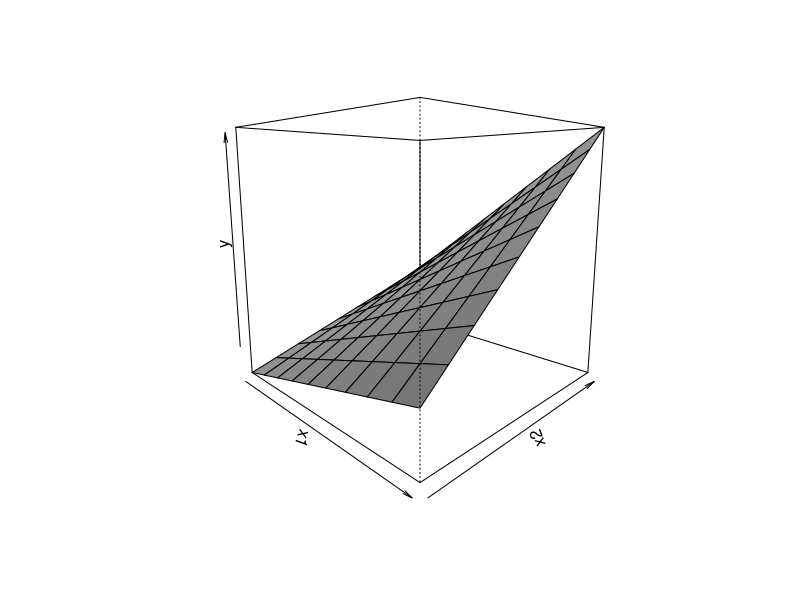
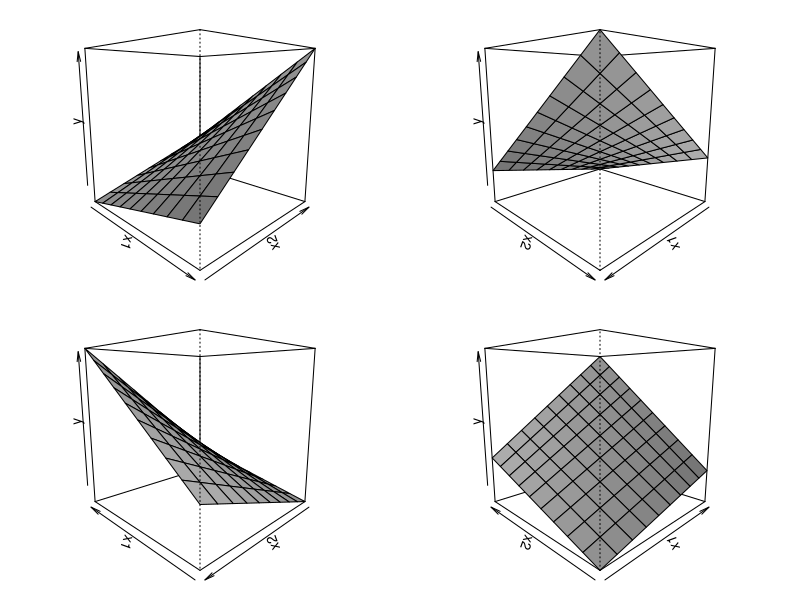
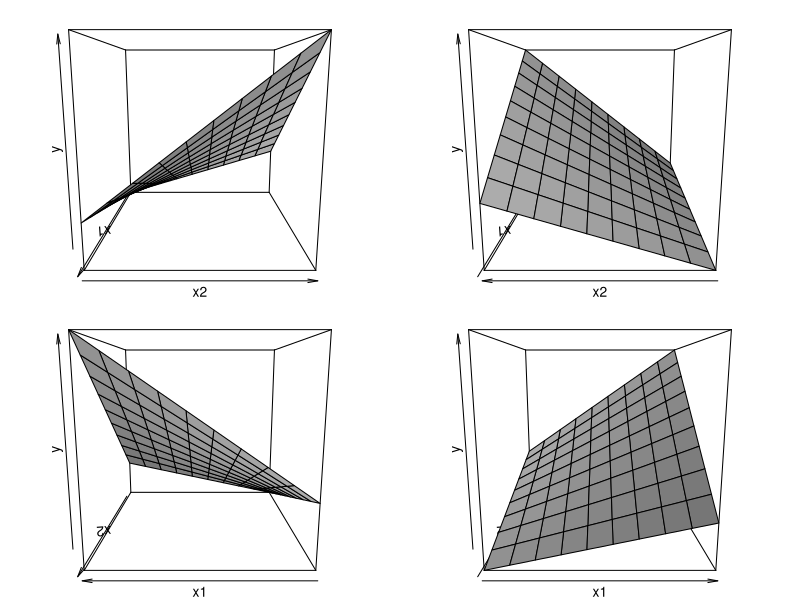
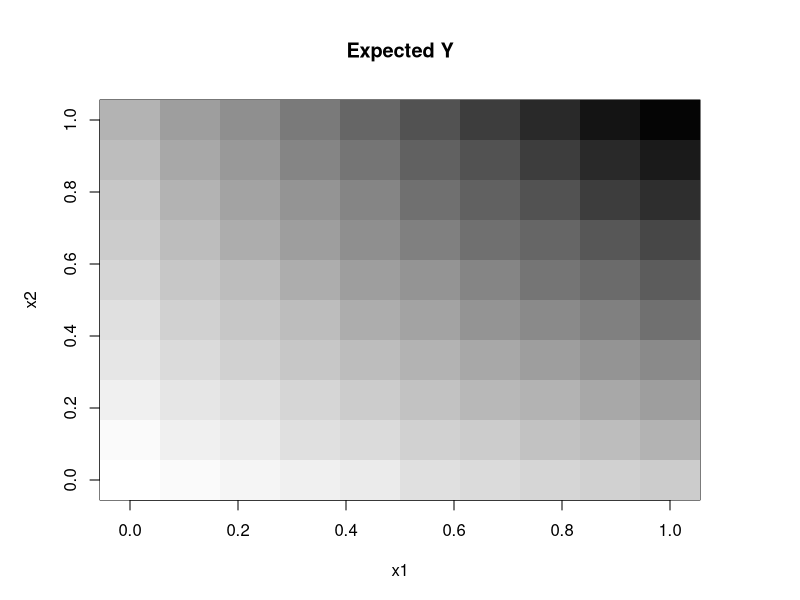
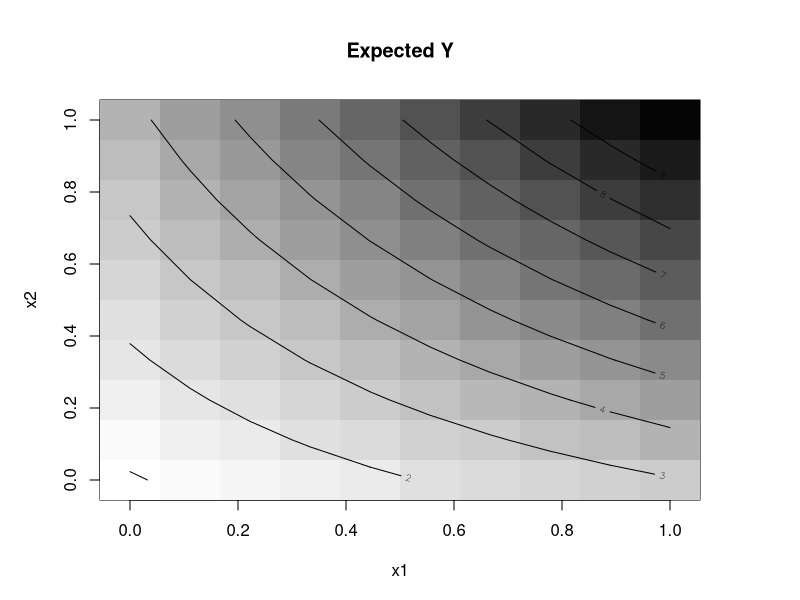
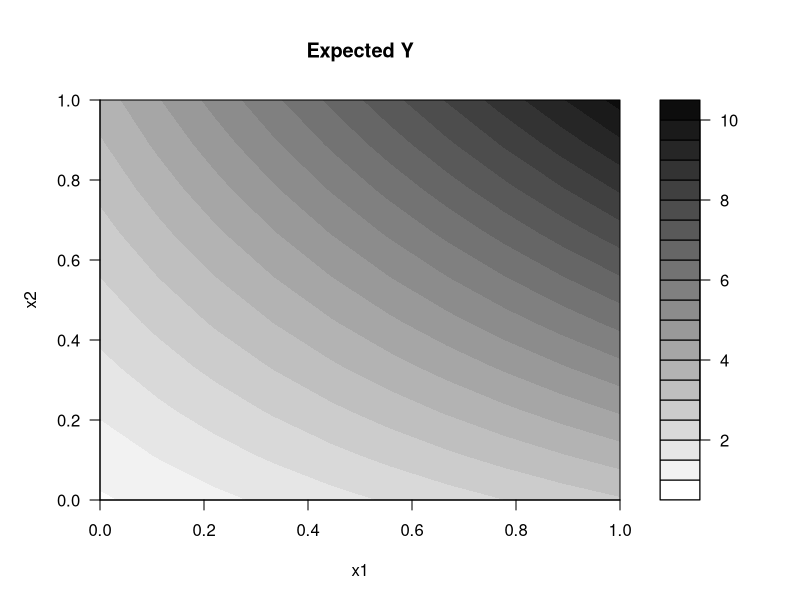

These charts were generated, in order, by the following R code:
#' # Interaction Plots #
#'
#' When we have continuous-by-continuous interactions in linear regression, it is impossible to directly interpret the coefficients on the interactions. It is actually just generally difficult to interpret these kinds of models. Often, a better approach is to translate one of the continuous variables into a factor and interpet the interaction-term coefficients on each level of that variable. Another approach is to visualize graphically. Both will give us the same inference.
#'
#' Note: While interaction plots can help make effects interpretable, one of their major downsides is an inability to effectively convey statistical uncertainty. For this reason (and some of the other disadvantages that will become clear below), I would recommend these plots only for data summary but not for inference or prediction, or publication.
#'
#' Let's start with some fake data:
set.seed(1)
x1 <- runif(100,0,1)
x2 <- sample(1:10,100,TRUE)/10
y <- 1 + 2*x1 + 3*x2 + 4*x1*x2 + rnorm(100)
#' We've built a model that has a strong interaction between `x1` and `x2`. We can model this as a continuous interaction:
m <- lm(y~x1*x2)
#' Alternatively, we can treat `x2` as a factor (because, while approximately continuous, it only takes on 10 discrete values):
m2 <- lm(y~x1*factor(x2))
#' Let's look at the output of both models and see if we can make sense of them:
summary(m)
summary(m2)
#' For our continuous-by-continuous interaction model, we have the interaction expressed as a single number: ~5.96. This doesn't tell us anything useful because its only interpretation is the additionaly expected value of `y` as an amount added to the intercept plus the coefficients on each covariate (but only for the point at which `x1==1` and `x2==1`). Thus, while we might be inclined to talk about this as an interaction term, it really isn't...it's just a mostly meaningless number.
#' In the second, continuous-by-factor model, things are more interpretable. Here our factor dummies for `x2` tell us the expected value of `y` (if added to the intercept) when `x1==0`. Similarly, the factor-"interaction" dummies tell us the expected value `y` (if added to the intercept and the coefficient on `x1`) when `x1==1`. These seem more interpretable.
#'
#' ## Three-Dimensional Interaction Plotting ##
#' Another approach to understanding continuous-by-continuous interaction terms is to plot them. We saw above that the continuous-by-factor model, while intretable, required a lot of numbers (in a large table) to communicate the relationships between `x1`, `x2`, and `y`. R offers a number of plotting functions to visualize these kinds of interaction "response surfaces".
#'
#' Let's start by estimating predicted values. Because by `x1` and `x2` are scaled [0,1], we'll just create a single vector of values on the 0-1 scale and use that for both of our prediction values.
nx <- seq(0,1,length.out=10)
#' The use of the `outer` function here is, again, a convenience because our input values are scaled [0,1]. Essentially, it builds a 10-by-10 matrix of input values and predicts `y` for each combination of `x1` and `x2`.
z <- outer(nx,nx, FUN=function(a,b) predict(m,data.frame(x1=a,x2=b)))
#' We can look at the `z` matrix to see what is going on:
z
#' All of the resulting functions require us to use this `z` matrix as the "height" of the plot at each combination of `x1` and `x2`. Sounds a little crazy, but it will become clear once we do the plotting.
#'
#' ### Perspective plots ###
#' A perspective plot draws a "response surface" (i.e., the values of the `z` matrix) across a two-dimensional grid. The plot is what you might typically think of when you hear "three-dimensional graph".
#' Let's take a look:
persp(nx,nx,z, theta=45, phi=10, shade=.75, xlab='x1', ylab='x2', zlab='y')
#' Note: The `theta` parameter refers to the horizontal rotation of the plot and the `phi` parameter refers to the tilt of the plot (see `?persp`).
#' The plot shows us many things, especially:
#' 1. The vertical height of the surface is the expected (predicted) value of `y` at each combination of `x1` and `x2`.
#' 2. The slope of the surface on each edge of the plot is a marginal effect. In other words, the shallow slope on the lefthand face of the plot is the marginal effect of `x1` when `x2==0`. Similarly, the steep slope on the righthand face of the plot is the marginal effect of `x2` when `x1==1`. The other marginal effects (`x1|x2==1` and `x2|x1==0`) are hidden from our view on the back of the plot.
#'
#' There are two problems with perspective plots:
#' 1. Because they are two-dimensional representations of three-dimensional objects, their scales are deceiving. Clearly the "height" of the plot is bigger in the front than in the back. It is therefore only a heuristic.
#' 2. Because they are three-dimensional, we cannot see the entire plot at once (as evidence by the two hidden marginal effects discussed above).
#' There is nothing we can do about the first point, unless you want to use a 3D printer to print out the response surface. On the second point, however, we can see different rotations of the plot in order to get a better grasp on the various marginal effects.
#'
#' Let's look at two different sets of rotations. One showing four plots on the diagonal (like above):
par(mai=rep(.2,4))
layout(matrix(1:4,nrow=2, byrow=TRUE))
s <- sapply(c(45, 135, 225, 315), function(i)
    persp(nx,nx,z, theta=i, phi=10, shade=.75, xlab='x1', ylab='x2', zlab='y'))
#' The plot in the upper-left corner is the same one we saw above. But now, we see three additional rotations (imagine the plots rotating 90 degrees each, right-to-left), so the lower-right plot highlights the two "hidden" marginal effects from above.
#'
#' Another set of plots shows the same plot at right angles, thus highlighting the marginal effects at approximately true scale but masking much of the curviture of the response surface:
par(mai=rep(.2,4))
layout(matrix(1:4,nrow=2))
sapply(c(90, 180, 270, 360), function(i)
    persp(nx,nx,z, theta=i, phi=10, shade=.75, xlab='x1', ylab='x2', zlab='y'))
#' While this highlights the marginal effects somewhat nicely, the two left-hand plots are quite difficult to actually look at due to the shape of the interaction.
#' Note: The plots can be colored in many interesting ways, but the details are complicated (see `? persp`).
#'
#' ### Matrix Plots ###
#' Because the perspective plots are somewhat difficult to interpret, we might want to produce a two-dimensional representation that better highlights our interaction without the confusion of flattening a three-dimensional surface to two dimensions. The `image` function supplies us with a way to use color (or grayscale, in the case below) to show the values of `y` across the `x1`-by-`x2` matrix. We again supply arguments quite similar to above:
layout(1)
par(mai=rep(1,4))
image(nx,nx,z, xlab='x1', ylab='x2', main='Expected Y', col=gray(50:1/50))
#' Here, the darker colors represent higher values of `y`. Because the mind can't interpret color differences as well as it can interpret differences in slope, the interaction becomes somewhat muddled. For example, the marginal effect of `x2|x1==0` is much less steep than the marginal effect of `x2|x1==1`, but it is difficult to quantify that by comparing the difference between white and gray on the left-hand side of the plot to the difference between gray and black on the right-hand side of the plot (those differences in color representing the marignal effects.
#' We could redraw the plot with some contour lines to try to better see things:
image(nx,nx,z, xlab='x1', ylab='x2', main='Expected Y', col=gray(50:1/50))
contour(z=z, add=TRUE)
#' Here we see that when `x1==0`, a change in `x2` from 0 to 1 increases `y` from about 1 to about 4. By contrast, when `x1==0`, the same change in `x2` is from about 3 to about 10, which is substantially larger.
#' 
#' ### Contour lines ###
#' Since the contours seemed to make all of the difference in terms of interpretability above, we could just draw those instead without the underlying `image` matrix:
filled.contour(z=z, xlab='x1', ylab='x2', main='Expected Y', col=gray(20:1/20))
#' Here we see the same relationship highlighted by the contour lines, but they are nicely scaled and the plot supplies a gradient scale (at right) to help quantify the different colors.
#'
#' Thus we have several different ways to look at continuous-by-continuous interactions. All of these techniques have advantages and disadvantages, but all do a better job at clarifying the nature of the relationships between `x1`, `x2`, and `y` than does the standard regression model or even the continuous-by-factor model.
#'